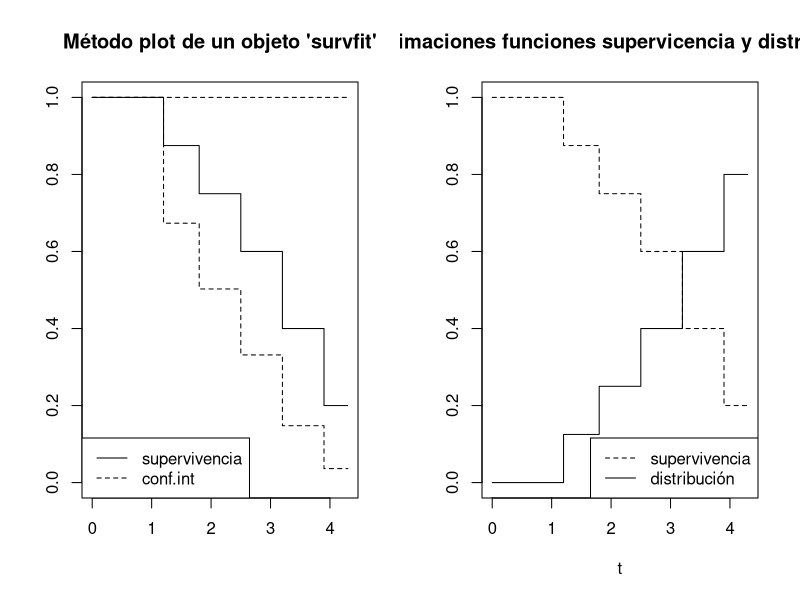
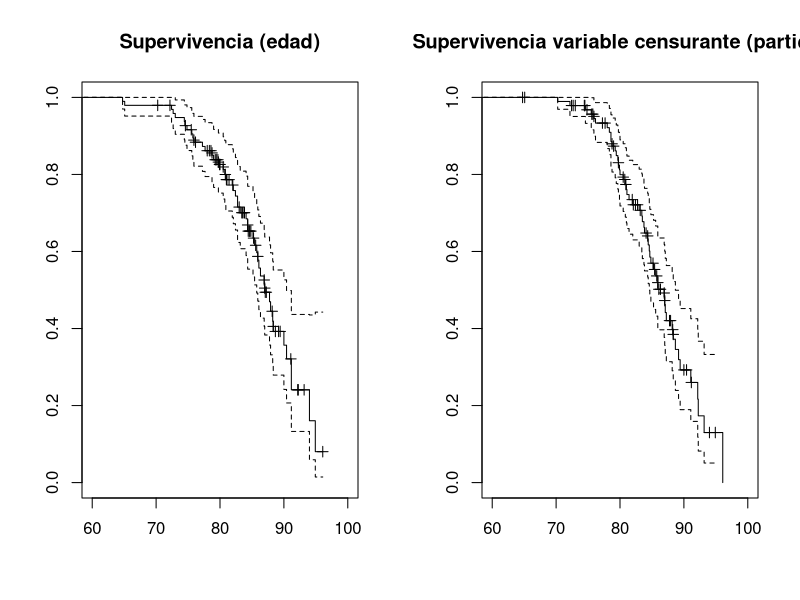
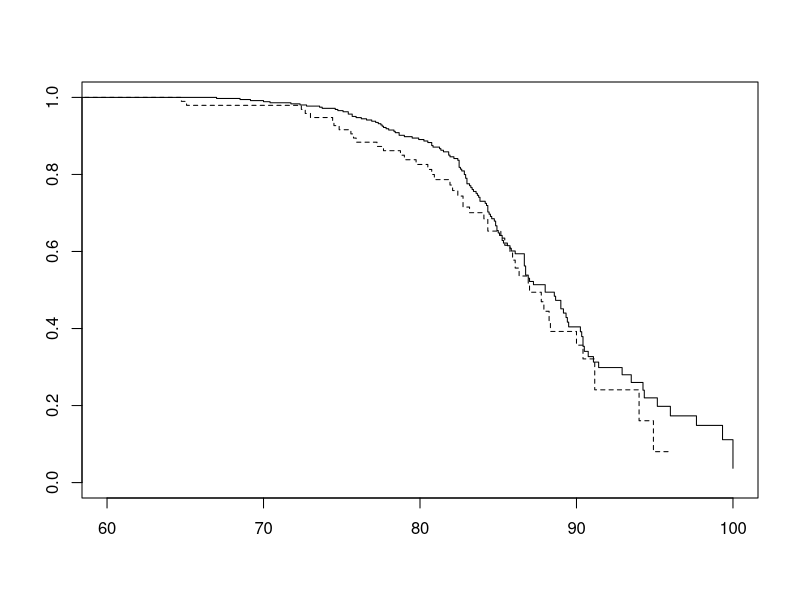

The R source for these figures, in order: (Note: this script raises an error after producing the figures.)
## ---- chunk 1

## ---- chunk 2
datcen <- data.frame(t = c(2.1, 3.2, 1.2, 4.3, 1.8, 3.9, 2.7, 2.5), 
                 cen = c(0, 1, 1, 0, 1, 1, 0, 1))

library(survival)
fit <- survfit(Surv(t, cen)~1, data = datcen)
summary(fit)

old.par <- par(mfrow = c(1, 2))
plot(fit, main = "Método plot de un objeto 'survfit'")
legend("bottomleft",  c("supervivencia", "conf.int"), lty = 1:2)

with(fit, {
  plot(c(0, time), c(1, surv), type = "s", lty = 2,
       main = "Estimaciones funciones supervicencia y distribución", 
       xlab = "t", ylab = "", ylim = c(0, 1))
  lines(c(0, time), 1 - c(1, surv), type = "s")
  legend("bottomright",  c("supervivencia", "distribución"), lty = 2:1)
})
par(old.par)
## ---- chunk 3
# Datos
library(boot)
data(channing)
# Calcular edad (de partida o muerte) en años
channing$age <- (channing$entry + channing$time)/12
# Seleccionar hombres (y de paso hacer que `index = c(1, 2)` para `censboot()`)
chan <- subset(channing, sex=="Male", c(age, cens))

# Estimación supervivencia
library(survival)
chan.F <- survfit(Surv(age, cens)~1, data = chan)
chan.F
# plot(chan.F)
# Estimaciones de interés
with(chan.F, 
    c(s75 = max(surv[time > 75]), s85 = max(surv[time > 85]),
      p75 = min(time[surv <= 0.75]), p50 = min(time[surv <= 0.5])) 
)

# Bootstrap
# library(boot)
chan.stat <- function(data) {
    s <- survfit(Surv(age, cens)~1, data = data)
    with(s, c(s75 = max(surv[time > 75]), s85 = max(surv[time > 85]),
            p75 = min(time[surv <= 0.75]), p50 = min(time[surv <= 0.5])))
}
set.seed(1)
chan.boot <- censboot(chan, chan.stat, R = 199) # sim = "ordinary"
chan.boot
## ---- chunk 4
# Estimación supervivencia variable censurante
chan.G <- survfit(Surv(age, 1-cens)~1, data = chan)
# Representación
old.par <- par(mfrow = c(1, 2))
plot(chan.F, main = "Supervivencia (edad)", mark.time = TRUE, 
    xlim = c(60, 100))
plot(chan.G, main = "Supervivencia variable censurante (partida)", 
     mark.time = TRUE, xlim = c(60, 100))
par(old.par)
## ---- chunk 5
chan.boot2 <- censboot(chan, chan.stat, R = 199, F.surv = chan.F, 
                  G.surv = chan.G, sim = "cond")
chan.boot2
chan.boot3 <- censboot(chan, chan.stat, R = 199, F.surv = chan.F, 
                  sim = "weird")
chan.boot3
## ---- chunk 6
# Datos
data(channing)
# Calcular edad (de partida o muerte) en años
channing$age <- (channing$entry + channing$time)/12
# Seleccionar variables
chan <-channing[c("age", "cens", "sex")]

# Estimación supervivencia
library(survival)
chan.F <- survfit(Surv(age, cens) ~ sex, data = chan)
chan.F
plot(chan.F, lty = 1:2, xlim = c(60, 100))

res <- summary(chan.F)
# res
str(res)
# Estimaciones de interés
res$table[, c("*rmean", "median")]
as.numeric(res$table[, c("*rmean", "median")])
## ---- chunk 7
# Datos
data(melanoma)
mel <- melanoma[melanoma$ulcer == 1, ]
mel$cens <- 1 * (mel$status == 1)
# Estimación supervivencia
library(survival)
# Modelo de riesgo proporcional de Cox
mel.cox <- coxph(Surv(time, cens) ~ thickness, data = mel)
mel.cox
# summary(mel.cox)
# Estadísticos de interés
mel.cox$coefficients
